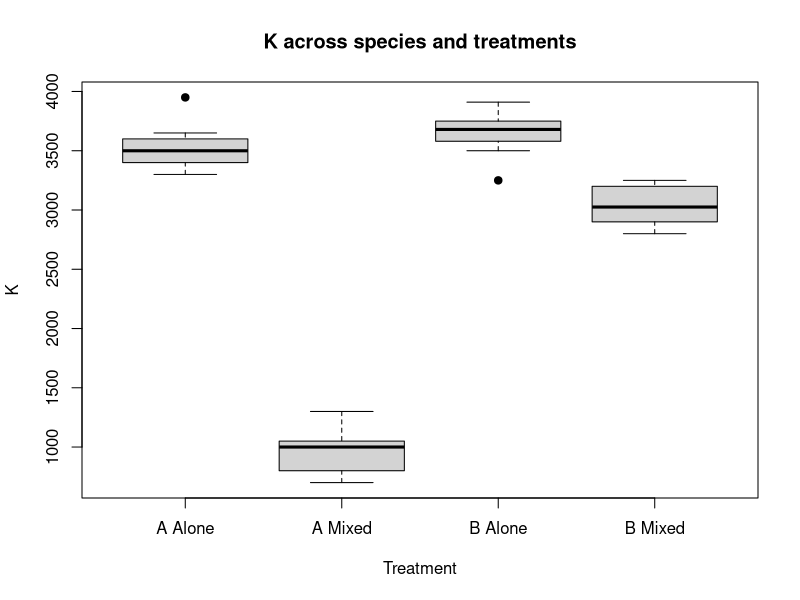
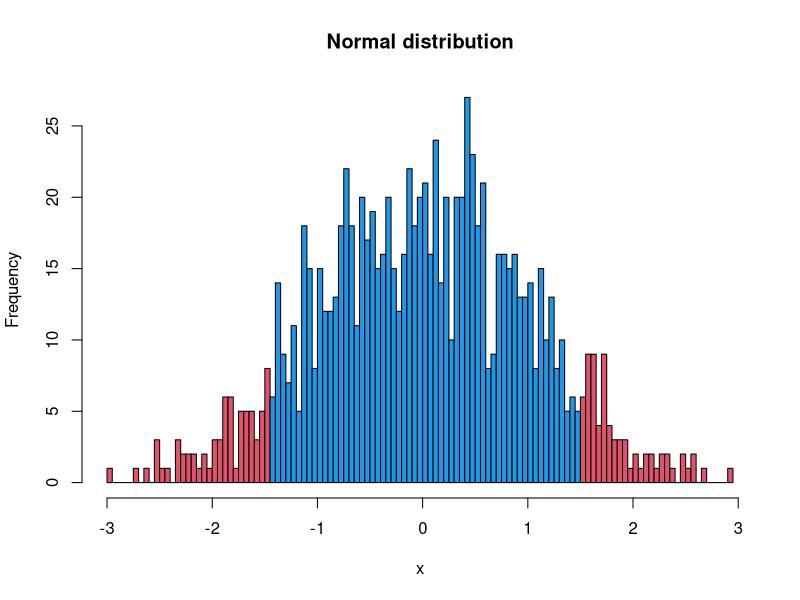
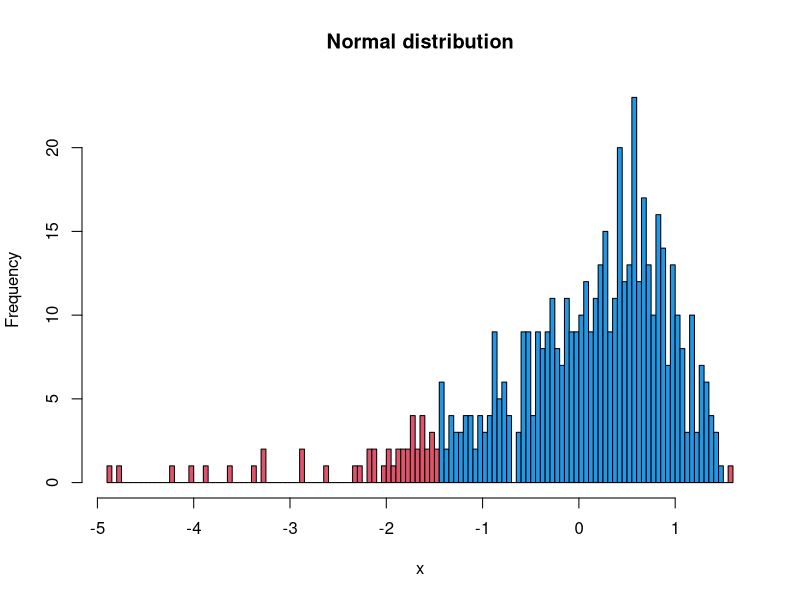
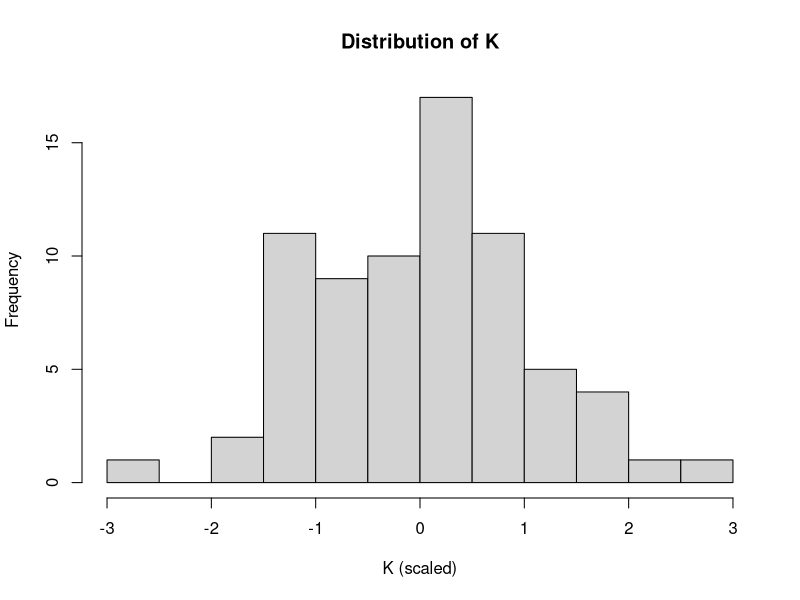

Generate these figures, in order, with R:
## ---- chunk 1

knitr::opts_knit$set( root.dir = '~/Documents/GitHub/t-test/' )

## ---- chunk 2

# Read .csv file containing protist Kdata into R
Protist_K_Data <- read.csv("Protist_K_Data.csv")

# Let's look at how this data sheet is formatted
print(Protist_K_Data)

## ---- chunk 3

## Don't worry about any of the code in this chunk
## Just look at the graph that it creates (below)

# Reformat datasheet for plotting
Plotting_Data <- rbind( data.frame(Species = "A",
                                   Mixed = "Alone",
                                   K = Protist_K_Data$A_alone_K),
                        data.frame(Species = "B",
                                   Mixed = "Alone",
                                   K = Protist_K_Data$B_alone_K),
                        data.frame(Species = "A",
                                   Mixed = "Mixed",
                                   K = Protist_K_Data$A_mixed_K),
                        data.frame(Species = "B",
                                   Mixed = "Mixed",
                                   K = Protist_K_Data$B_mixed_K))

# Create a variable combining species and treatment
Plotting_Data$Group <- as.factor(paste(Plotting_Data$Species,
                                       Plotting_Data$Mixed,
                                       sep = " "))

# Plot K values across all four treatment groups
plot(Plotting_Data$K ~ Plotting_Data$Group, main = "K across species and treatments",
     xlab = "Treatment", ylab = "K", pch = 19)

## ---- chunk 4

## Don't worry about any of the code in this chunk
## Just look at the graph that it creates (below)

# Simulate normal and skewed distributions
norm_data <- scale(rnorm(1000))
h_norm <- hist(norm_data, breaks = 100, plot = FALSE)

# Plot the two distributions
plot(h_norm, col = ifelse(abs(h_norm$breaks) < 1.5, 4, 2), 
     main = "Normal distribution",
     xlab = "x")

## ---- chunk 5

## Don't worry about any of the code in this chunk
## Just look at the graph that it creates (below)

# Simulate normal and skewed distributions
norm_skew <- scale(log(rnorm(1000)))
h_skew <- hist(norm_skew, breaks = 100, plot = FALSE)

# Plot the two distributions
plot(h_skew, col = ifelse(abs(h_skew$breaks) < 1.5, 4, 2), 
     main = "Normal distribution",
     xlab = "x")

## ---- chunk 6

# Scale K data
K_scaled <- rbind( scale( Protist_K_Data$A_alone_K),
       scale( Protist_K_Data$B_alone_K),
       scale(Protist_K_Data$A_mixed_K),
       scale(Protist_K_Data$B_mixed_K))

#Plot scaled K as a histogram
hist(K_scaled,
     main = "Distribution of K",
     xlab = "K (scaled)")

## ---- chunk 7

# Two sided t-test: species A vs B when cultured alone
A_vs_B_alone <- t.test(x = Protist_K_Data$A_alone_K,
                       y = Protist_K_Data$B_alone_K,
                       alternative = "two.sided",
                       mu = 0, paired = FALSE, var.equal = FALSE,
                       conf.level = 0.95)

# Print results
A_vs_B_alone

## ---- chunk 8

# Two sided t-test: species A, alone vs. mixed
Mixed_vs_Alone_A <- t.test(x = Protist_K_Data$A_alone_K,
                       y = Protist_K_Data$A_mixed_K,
                       alternative = "two.sided",
                       mu = 0, paired = FALSE, var.equal = FALSE,
                       conf.level = 0.95)

# Print results
Mixed_vs_Alone_A

## ---- chunk 9

# Here is the code chunk where students will analyze their own data.

# I will write out the code and generate this same markdown file with it in the final version, but the output will be removed from the document. Students will be able to run this chunk on their own in R studio.

